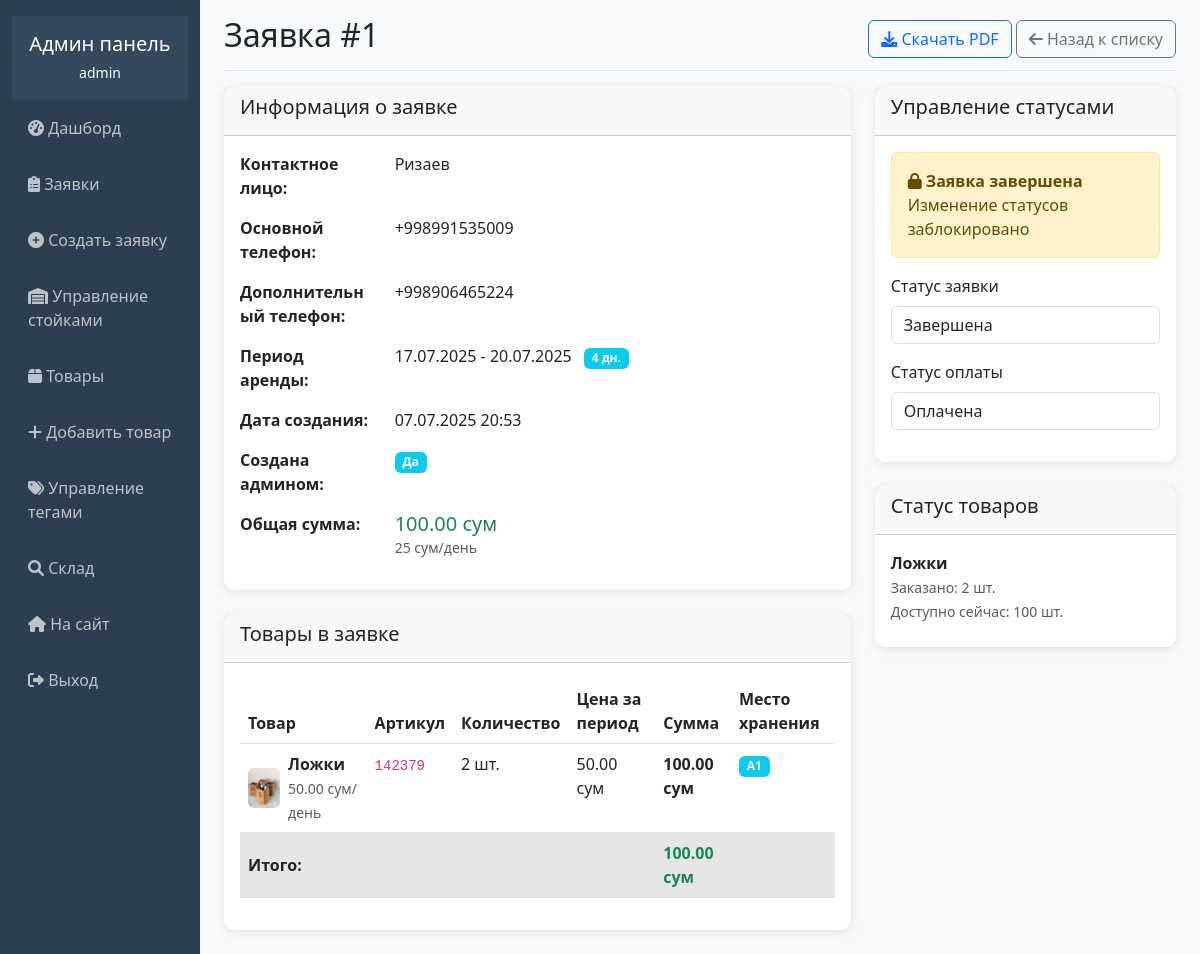
Page /superuser/orders/1/ (signed in) on the earlier database version.
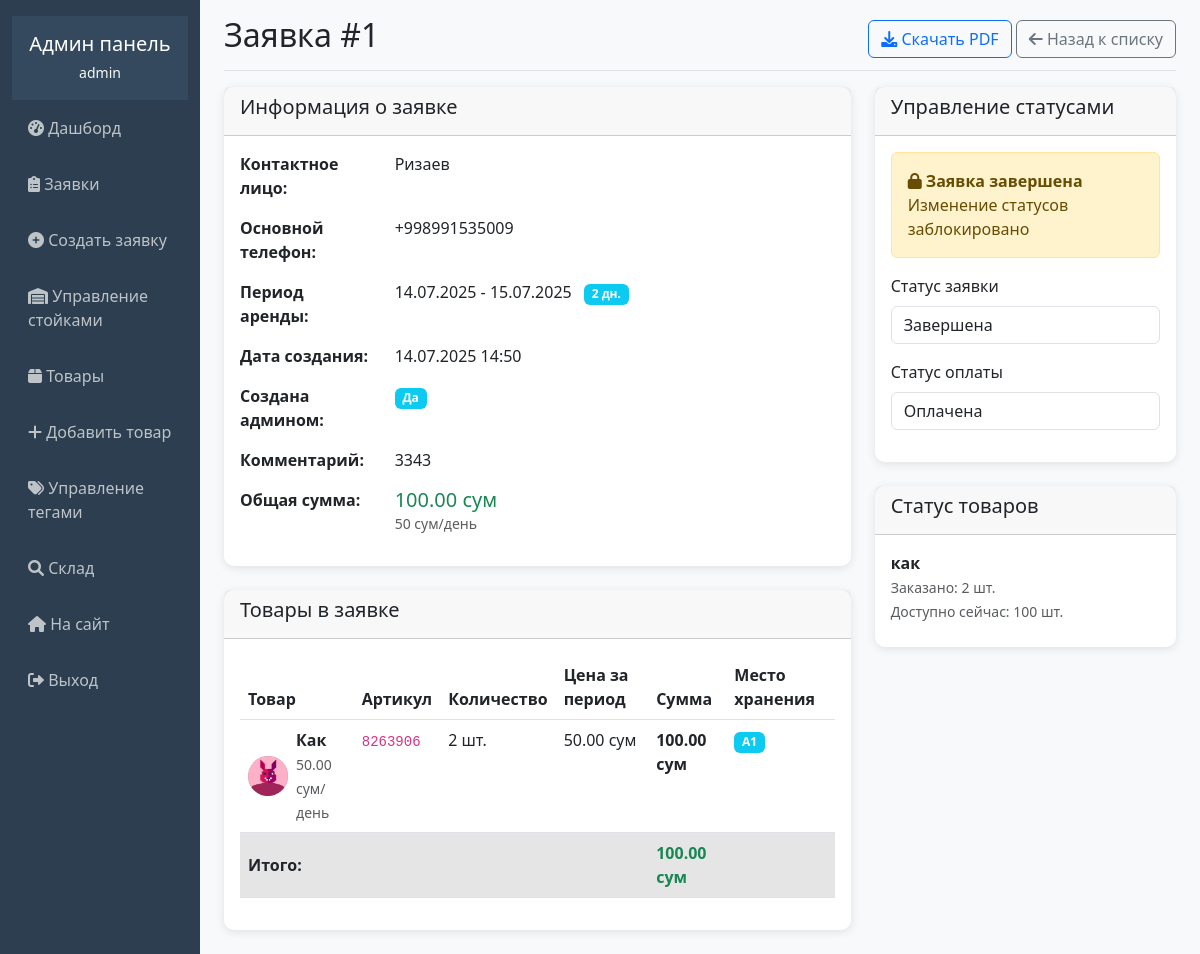
Same page on the later database version.
### rental/models.py (models this page shows, shortened)
class Order(models.Model):
    STATUS_CHOICES = [
        ('pending', 'Ожидает подтверждения'),
        ('confirmed', 'Подтверждена'),
        ('in_rent', 'В аренде'),
        ('completed', 'Завершена'),
    ]
    PAYMENT_CHOICES = [
        ('paid', 'Оплачена'),
        ('unpaid', 'Не оплачена'),
    ]
    contact_person = models.CharField(max_length=200, verbose_name='Контактное лицо')
    phone1 = models.CharField(max_length=20, verbose_name='Телефон 1')
    phone2 = models.CharField(max_length=20, blank=True, verbose_name='Телефон 2')
    comment = models.TextField(blank=True, verbose_name='Комментарий')
    status = models.CharField(max_length=20, choices=STATUS_CHOICES, default='pending', verbose_name='Статус')
    payment_status = models.CharField(max_length=20, choices=PAYMENT_CHOICES, default='unpaid', verbose_name='Оплата')
    created_at = models.DateTimeField(auto_now_add=True, verbose_name='Дата создания')
    rental_start = models.DateField(verbose_name='Начало аренды')
    rental_end = models.DateField(verbose_name='Конец аренды')
    total_amount = models.DecimalField(max_digits=10, decimal_places=2, verbose_name='Общая сумма')
    created_by_admin = models.BooleanField(default=False, verbose_name='Создана администратором')
    def get_rental_days(self):
        return (self.rental_end - self.rental_start).days + 1
    def get_daily_average(self):
        rental_days = self.get_rental_days()
        if rental_days > 0:
            return self.total_amount / rental_days
        return 0
    def get_display_comment(self):
        if self.comment:
            return self.comment.capitalize()
        return ''
    class Meta:
        verbose_name = 'Заявка'
        verbose_name_plural = 'Заявки'
        ordering = ['-created_at']

class OrderItem(models.Model):
    order = models.ForeignKey(Order, on_delete=models.CASCADE, related_name='items', verbose_name='Заявка')
    product = models.ForeignKey(Product, on_delete=models.CASCADE, verbose_name='Товар')
    quantity = models.IntegerField(verbose_name='Количество')
    price = models.DecimalField(max_digits=10, decimal_places=2, verbose_name='Цена')
    def get_total(self):
        return self.price * self.quantity
    class Meta:
        verbose_name = 'Позиция заявки'
        verbose_name_plural = 'Позиции заявки'

class Product(models.Model):
    name = models.CharField(max_length=200, verbose_name='Название')
    photo = models.ImageField(upload_to='products/', verbose_name='Фото')
    article = models.CharField(max_length=50, unique=True, verbose_name='Артикул')
    description = models.TextField(blank=True, verbose_name='Описание')
    quantity = models.IntegerField(default=0, verbose_name='Количество')
    available_quantity = models.IntegerField(default=0, verbose_name='Доступное количество')
    tags = models.ManyToManyField(Tag, blank=True, verbose_name='Теги')
    daily_price = models.DecimalField(max_digits=10, decimal_places=2, verbose_name='Цена за день')
    shelf = models.ForeignKey(Shelf, on_delete=models.CASCADE, verbose_name='Место хранения')
    created_at = models.DateTimeField(auto_now_add=True)
    def get_display_name(self):
        return self.name.capitalize()
    class Meta:
        verbose_name = 'Товар'
        verbose_name_plural = 'Товары'

class Shelf(models.Model):
    storage = models.ForeignKey(Storage, on_delete=models.CASCADE, verbose_name='Стойка')
    number = models.CharField(max_length=10, verbose_name='Номер полки')
    def __str__(self):
        return f"{self.storage.name}{self.number}"
    class Meta:
        verbose_name = 'Полка'
        verbose_name_plural = 'Полки'

class Storage(models.Model):
    name = models.CharField(max_length=10, verbose_name='Название стойки')
    class Meta:
        verbose_name = 'Стойка'
        verbose_name_plural = 'Стойки'

### rental/admin_views.py (the view)
# urls.py: path('orders/<int:order_id>/', admin_views.admin_order_detail, name='admin_order_detail'),
@user_passes_test(is_admin)
def admin_order_detail(request, order_id):
    order = get_object_or_404(Order, id=order_id)
    return render(request, 'rental/admin/order_detail.html', {'order': order})

### rental/admin_views.py (called while the page is built)
def is_admin(user):
    return user.is_authenticated and user.is_staff

### templates/rental/admin/order_detail.html (shortened to what the changed rows need)
{% extends 'rental/admin/base_admin.html' %}
{% block content %}
<div class="d-flex justify-content-between flex-wrap flex-md-nowrap align-items-center pb-2 mb-3 border-bottom">
    <h1 class="h2">Заявка #{{ order.id }}</h1>
    <div>
        <a href="{% url 'rental:download_order_pdf' order.id %}" class="btn btn-outline-primary">
        </a>
        <a href="{% url 'admin_orders' %}" class="btn btn-outline-secondary">
        </a>
    </div>
</div>
<div class="row">
    <div class="col-md-8">
        <div class="card">
            <div class="card-body">
                <div class="row mb-3">
                    <div class="col-sm-3"><strong>Контактное лицо:</strong></div>
                    <div class="col-sm-9">{{ order.contact_person }}</div>
                </div>
                <div class="row mb-3">
                    <div class="col-sm-3"><strong>Основной телефон:</strong></div>
                    <div class="col-sm-9">{{ order.phone1 }}</div>
                </div>
                {% if order.phone2 %}
                <div class="row mb-3">
                    <div class="col-sm-3"><strong>Дополнительный телефон:</strong></div>
                    <div class="col-sm-9">{{ order.phone2 }}</div>
                </div>
                {% endif %}
                <div class="row mb-3">
                    <div class="col-sm-3"><strong>Период аренды:</strong></div>
                    <div class="col-sm-9">
                        {{ order.rental_start|date:"d.m.Y" }} - {{ order.rental_end|date:"d.m.Y" }}
                        <span class="badge bg-info ms-2">{{ order.get_rental_days }} дн.</span>
                    </div>
                </div>
                <div class="row mb-3">
                    <div class="col-sm-3"><strong>Дата создания:</strong></div>
                    <div class="col-sm-9">{{ order.created_at|date:"d.m.Y H:i" }}</div>
                </div>
                {% if order.comment %}
                <div class="row mb-3">
                    <div class="col-sm-3"><strong>Комментарий:</strong></div>
                    <div class="col-sm-9">{{ order.get_display_comment }}</div>
                </div>
                {% endif %}
                <div class="row mb-3">
                    <div class="col-sm-9">
                        <span class="h5 text-success">{{ order.total_amount }} сум</span>
                        <small class="text-muted d-block">{{ order.get_daily_average|floatformat:0 }} сум/день</small>
                    </div>
                </div>
            </div>
        </div>
        <div class="card mt-4">
            <div class="card-body">
                <div class="table-responsive">
                    <table class="table">
                        <thead>
                            <tr>
                                <th>Товар</th>
                                <th>Артикул</th>
                                <th>Количество</th>
                                <th>Цена за период</th>
                                <th>Сумма</th>
                                <th>Место хранения</th>
                            </tr>
                        </thead>
                        <tbody>
                            {% for item in order.items.all %}
                            <tr>
                                <td>
                                    <div class="d-flex align-items-center">
                                        {% if item.product.photo %}
                                            <img src="{{ item.product.photo.url }}" alt="{{ item.product.name }}" style="width: 40px; height: 40px; object-fit: cover;" class="rounded me-2">
                                        {% endif %}
                                        <div>
                                            <strong>{{ item.product.get_display_name }}</strong><br>
                                            <small class="text-muted">{{ item.product.daily_price }} сум/день</small>
                                        </div>
                                    </div>
                                </td>
                                <td><code>{{ item.product.article }}</code></td>
                                <td>{{ item.quantity }} шт.</td>
                                <td>{{ item.price }} сум</td>
                                <td><strong>{{ item.get_total|floatformat:2 }} сум</strong></td>
                                <td><span class="badge bg-info">{{ item.product.shelf }}</span></td>
                            </tr>
                            {% endfor %}
                        </tbody>
                        <tfoot>
                            <tr class="table-active">
                                <td><strong class="text-success">{{ order.total_amount }} сум</strong></td>
                            </tr>
                        </tfoot>
                    </table>
                </div>
            </div>
        </div>
    </div>
    <div class="col-md-4">
        <div class="card">
            <div class="card-body">
                {% if order.status == 'completed' %}
                    <div class="alert alert-warning">
                        <i class="fas fa-lock"></i>
                        <strong>Заявка завершена</strong><br>
                        Изменение статусов заблокировано
                    </div>
                    <div class="mb-3">
                        <label class="form-label">Статус заявки</label>
                        <input type="text" class="form-control" value="Завершена" readonly>
                    </div>
                    <div class="mb-3">
                        <label class="form-label">Статус оплаты</label>
                        <input type="text" class="form-control" value="{% if order.payment_status == 'paid' %}Оплачена{% else %}Не оплачена{% endif %}" readonly>
                    </div>
                {% endif %}
            </div>
        </div>
        <div class="card mt-4">
            <div class="card-body">
                {% for item in order.items.all %}
                <div class="mb-2">
                    <strong>{{ item.product.name }}</strong><br>
                    <small class="text-muted">
                        Заказано: {{ item.quantity }} шт.<br>
                        Доступно сейчас: {{ item.product.available_quantity }} шт.
                    </small>
                </div>
                {% endfor %}
            </div>
        </div>
    </div>
</div>
{% endblock %}

Differences in the rows shown:
changed Order "Ризаев": rental_start "17.07.2025" → "14.07.2025"; rental_end "20.07.2025" → "15.07.2025"; get_rental_days "4" → "2"; created_at "07.07.2025 20:53" → "14.07.2025 14:50"; comment empty → "3343" (drawn); get_display_comment (not shown) → "3343"; get_daily_average "25" → "50"; phone2 "+998906465224" → (not shown)
changed through a linked row, OrderItem: product.photo: a different picture; product.get_display_name "Ложки" → "Как"; product.article "142379" → "8263906"; product.name "Ложки" → "как"
Other differences:
text no longer shown: "Дополнительный телефон:"
text now shown: "Комментарий:"
